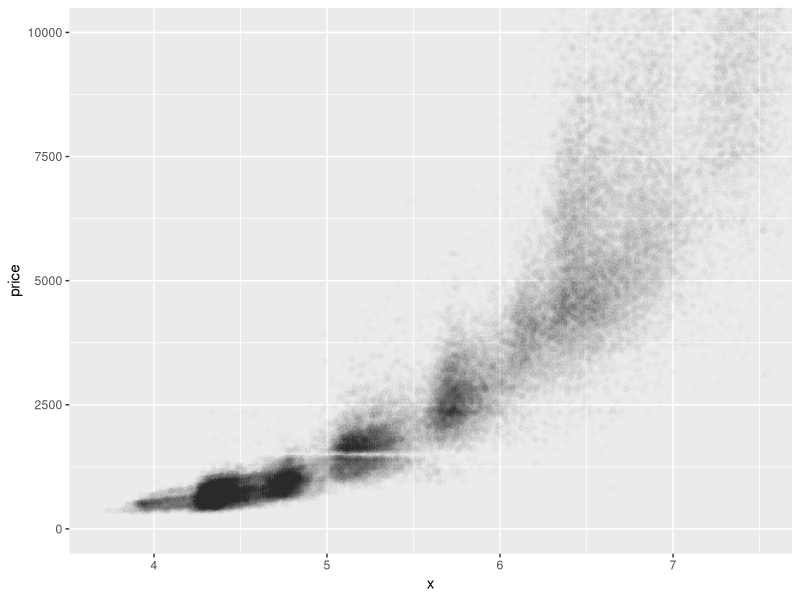
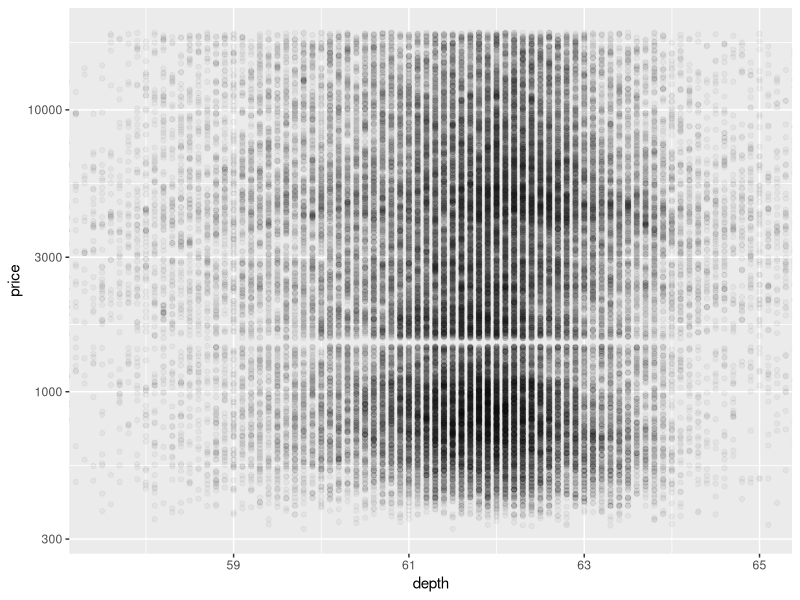
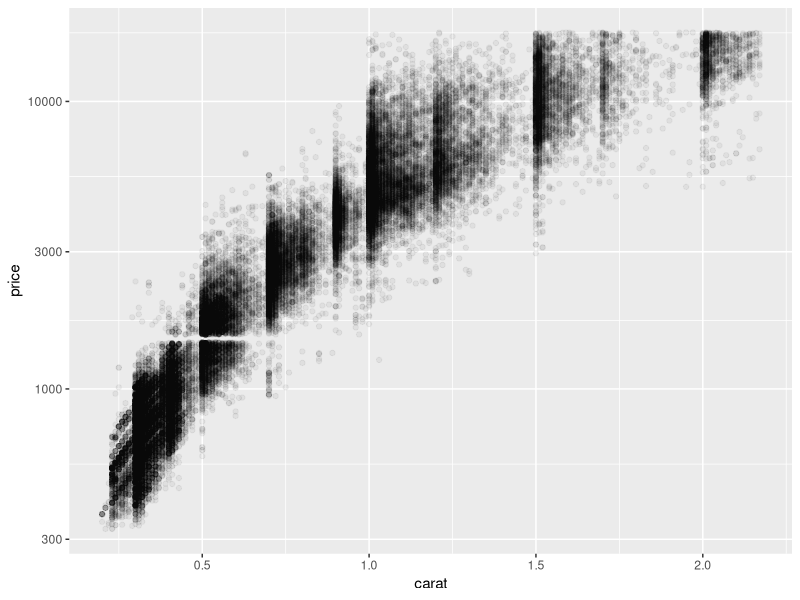
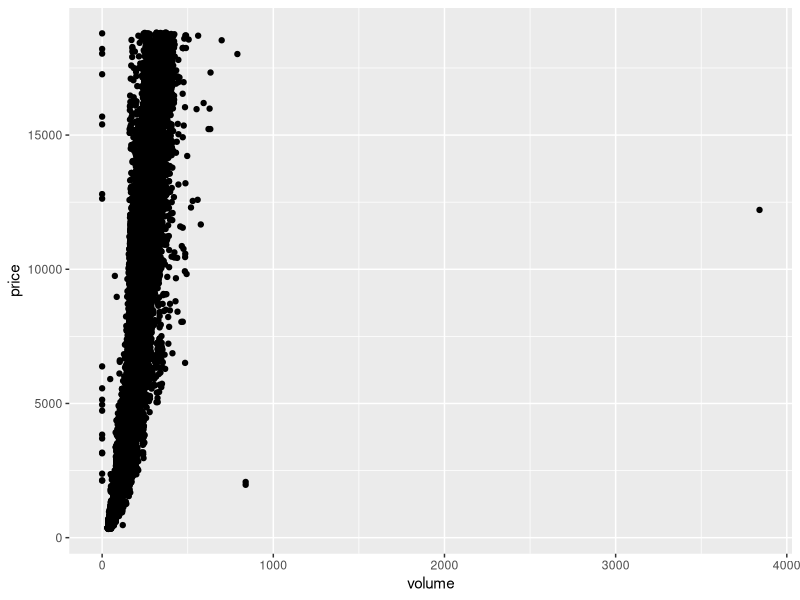
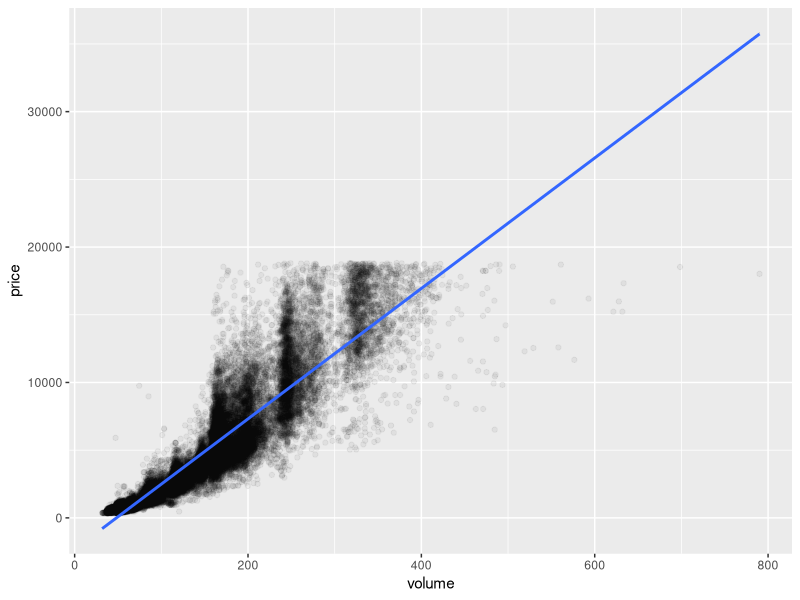
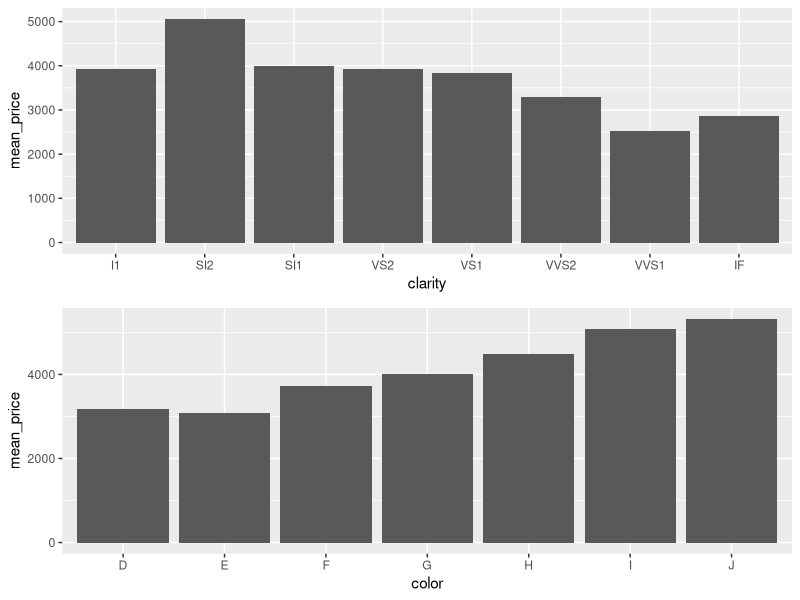

Write R code to recreate these figures, in order.
## ---- chunk 1
knitr::opts_chunk$set(echo = TRUE)
library(dplyr)
library(ggplot2)
data(diamonds)
## ---- chunk 2
ggplot(data = subset(diamonds, x > 0),
       aes(x = x, y = price)) +
  geom_point(alpha = 1/100) +
  coord_cartesian(xlim = c(3.7,7.5), ylim = c(0,10000))
## ---- chunk 3
cor.test(diamonds$price, diamonds$x)
cor.test(diamonds$price, diamonds$y)
cor.test(diamonds$price, diamonds$z)
## ---- chunk 4
ggplot(data = diamonds, aes(x = depth, y = price)) +
  geom_point(alpha = 1/25) +
  coord_cartesian(xlim = c(57.5,65)) +
  scale_y_log10()
## ---- chunk 5
cor.test(diamonds$price, diamonds$depth)
## ---- chunk 6
filter(diamonds, price < quantile(diamonds$price, probs = c(.99))) %>%
  filter(carat < quantile(diamonds$carat, probs = c(.99))) %>%
  ggplot(aes(x = carat, y = price)) +
    geom_point(alpha = 1/20) +
    scale_y_log10() 
## ---- chunk 7
diamonds$volume <- with(diamonds, x * y * z)

ggplot(data = diamonds, aes(x = volume, y = price)) +
  geom_point()
## ---- chunk 8
corrdf <- with(diamonds, diamonds[ volume > 0 & volume <= 800, ])
with(corrdf, cor.test(price, volume, data = corrdf))
## ---- chunk 9
ggplot(data = corrdf, aes(x = volume, y = price)) +
  geom_point(alpha = 1/20) + 
  stat_smooth(method = "lm", formula = y ~ x)
## ---- chunk 10
diamondsByClarity <- diamonds %>%
  group_by(clarity) %>%
  summarise(
    mean_price = mean(price),
    median_price = median(price),
    min_price = min(price),
    max_price = max(price),
    n = n()
  )
## ---- chunk 11
library(gridExtra)

diamonds_by_clarity <- group_by(diamonds, clarity)
diamonds_mp_by_clarity <- summarise(diamonds_by_clarity, mean_price = mean(price))

diamonds_by_color <- group_by(diamonds, color)
diamonds_mp_by_color <- summarise(diamonds_by_color, mean_price = mean(price))

p1 <- ggplot(data = diamonds_mp_by_clarity, aes(x = clarity, y = mean_price)) +
  geom_bar(stat = "identity")

p2 <- ggplot(data = diamonds_mp_by_color, aes(x = color, y = mean_price)) +
  geom_bar(stat = "identity")

grid.arrange(p1, p2)
